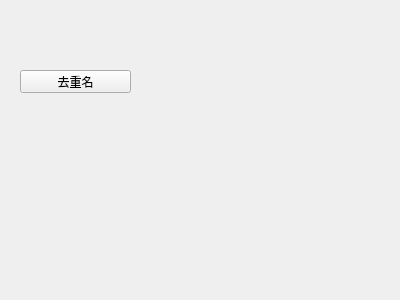
<?xml version="1.0" encoding="UTF-8"?>
<ui version="4.0">
 <class>Form</class>
 <widget class="QWidget" name="Form">
  <property name="geometry">
   <rect>
    <x>0</x>
    <y>0</y>
    <width>400</width>
    <height>300</height>
   </rect>
  </property>
  <property name="windowTitle">
   <string>Common Tools</string>
  </property>
  <widget class="QPushButton" name="pushButton">
   <property name="geometry">
    <rect>
     <x>20</x>
     <y>70</y>
     <width>111</width>
     <height>23</height>
    </rect>
   </property>
   <property name="text">
    <string>去重名</string>
   </property>
  </widget>
 </widget>
 <resources/>
 <connections/>
</ui>
